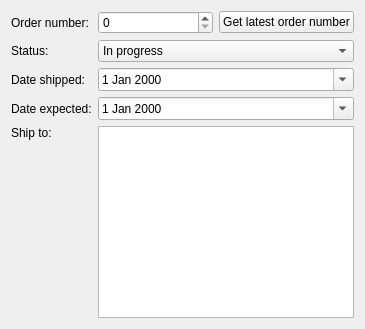
                  <widget class="QWidget" name="tabWidget_nest_paintPage3">
                   <attribute name="title">
                    <string>Quote Settings</string>
                   </attribute>
                   <layout class="QVBoxLayout" name="verticalLayout_3">
                    <item>
                     <layout class="QGridLayout" name="gridLayout_2">
                      <item row="0" column="0">
                       <widget class="QLabel" name="label">
                        <property name="text">
                         <string>Order number:</string>
                        </property>
                       </widget>
                      </item>
                      <item row="2" column="0">
                       <widget class="QLabel" name="label_2">
                        <property name="text">
                         <string>Date shipped:</string>
                        </property>
                       </widget>
                      </item>
                      <item row="4" column="0">
                       <widget class="QLabel" name="label_4">
                        <property name="text">
                         <string>Ship to:</string>
                        </property>
                        <property name="alignment">
                         <set>Qt::AlignLeading|Qt::AlignLeft|Qt::AlignTop</set>
                        </property>
                       </widget>
                      </item>
                      <item row="3" column="2">
                       <widget class="QDateEdit" name="dateEdit_expected">
                        <property name="calendarPopup">
                         <bool>true</bool>
                        </property>
                       </widget>
                      </item>
                      <item row="3" column="0">
                       <widget class="QLabel" name="label_3">
                        <property name="text">
                         <string>Date expected:</string>
                        </property>
                       </widget>
                      </item>
                      <item row="4" column="2">
                       <widget class="QTextEdit" name="textEdit_ship_to"/>
                      </item>
                      <item row="2" column="2">
                       <widget class="QDateEdit" name="dateEdit_shipped">
                        <property name="calendarPopup">
                         <bool>true</bool>
                        </property>
                       </widget>
                      </item>
                      <item row="1" column="2">
                       <widget class="QComboBox" name="comboBox_quote_status">
                        <item>
                         <property name="text">
                          <string>In progress</string>
                         </property>
                        </item>
                        <item>
                         <property name="text">
                          <string>Need more info</string>
                         </property>
                        </item>
                        <item>
                         <property name="text">
                          <string>Quoted</string>
                         </property>
                        </item>
                        <item>
                         <property name="text">
                          <string>Confirmed</string>
                         </property>
                        </item>
                       </widget>
                      </item>
                      <item row="1" column="0">
                       <widget class="QLabel" name="label_30">
                        <property name="text">
                         <string>Status:</string>
                        </property>
                       </widget>
                      </item>
                      <item row="0" column="2">
                       <layout class="QHBoxLayout" name="horizontalLayout_6" stretch="1,0">
                        <item>
                         <widget class="QDoubleSpinBox" name="doubleSpinBox_order_number">
                          <property name="decimals">
                           <number>0</number>
                          </property>
                          <property name="maximum">
                           <double>10000000000000000905969664.000000000000000</double>
                          </property>
                         </widget>
                        </item>
                        <item>
                         <widget class="QPushButton" name="pushButton_get_order_number">
                          <property name="text">
                           <string>Get latest order number</string>
                          </property>
                         </widget>
                        </item>
                       </layout>
                      </item>
                     </layout>
                    </item>
                   </layout>
                  </widget>
